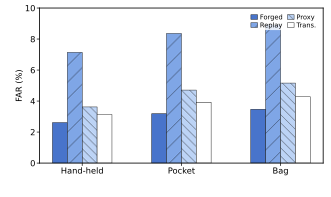

This figure's Python source:
from pathlib import Path

import matplotlib
import matplotlib.pyplot as plt
import numpy as np
from matplotlib.patches import Patch


matplotlib.use("Agg")

# ===================== Raw data =====================
category_labels = ["Hand-held", "Pocket", "Bag"]
attack_labels = ["Forged", "Replay", "Proxy", "Trans."]

far_values = np.array(
    [
        [2.61, 7.14, 3.62, 3.13],
        [3.18, 8.36, 4.71, 3.92],
        [3.47, 8.92, 5.16, 4.28],
    ]
)

# ===================== Blue gradient =====================
colors = [
    "#4874CB",
    "#7FA6E6",
    "#BCD3F5",
    "#FFFFFF",
]

hatches = [
    "",
    "//",
    "\\\\\\\\",
    "",
]

# ===================== Figure size: cm to inch =====================
cm_to_in = 1 / 2.54
fig_w = 8.4 * cm_to_in
fig_h = 5.0 * cm_to_in

plt.rcParams.update(
    {
        "font.size": 6,
        "axes.labelsize": 6,
        "xtick.labelsize": 6,
        "ytick.labelsize": 6,
        "legend.fontsize": 4.8,
        "font.family": "sans-serif",
        "hatch.linewidth": 0.2,
    }
)

fig, ax = plt.subplots(figsize=(fig_w, fig_h))
fig.patch.set_facecolor("white")
ax.set_facecolor("white")

# ===================== Bar layout =====================
x = np.arange(len(category_labels))
bar_w = 0.15
offsets = (np.arange(len(attack_labels)) - (len(attack_labels) - 1) / 2) * bar_w

for i, label in enumerate(attack_labels):
    ax.bar(
        x + offsets[i],
        far_values[:, i],
        width=bar_w,
        color=colors[i],
        edgecolor="black",
        linewidth=0.3,
        hatch=hatches[i],
        label=label,
        align="center",
    )

# ===================== Axes =====================
ax.set_xticks(x)
ax.set_xticklabels(category_labels)
ax.set_ylabel("FAR (%)", labelpad=1)

ax.set_ylim(0, 10)
ax.set_yticks([0, 2, 4, 6, 8, 10])

ax.tick_params(axis="both", pad=1, width=0.5, length=2)

for sp in ["left", "right", "top", "bottom"]:
    ax.spines[sp].set_visible(True)
    ax.spines[sp].set_linewidth(0.6)

# ===================== Legend =====================
legend_handles = [
    Patch(facecolor=colors[i], edgecolor="black", linewidth=0.3, hatch=hatches[i], label=attack_labels[i])
    for i in range(len(attack_labels))
]

legend = ax.legend(
    handles=legend_handles,
    loc="upper right",
    ncol=2,
    frameon=True,
    borderpad=0.18,
    handlelength=1.0,
    handletextpad=0.35,
    columnspacing=0.75,
    labelspacing=0.2,
    bbox_to_anchor=(0.99, 0.99),
)

frame = legend.get_frame()
frame.set_facecolor("white")
frame.set_alpha(0.8)
frame.set_edgecolor("none")
frame.set_linewidth(0.0)

# ===================== Layout =====================
plt.subplots_adjust(
    left=0.12,
    right=0.98,
    bottom=0.17,
    top=0.96,
)

# ===================== Export =====================
output_path = Path(__file__).with_suffix(".pdf")
plt.savefig(output_path, format="pdf")
plt.close(fig)
